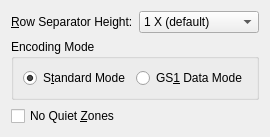
<?xml version="1.0" encoding="UTF-8"?>
<ui version="4.0">
 <class>grpC16k</class>
 <widget class="QWidget" name="grpC16k">
  <property name="geometry">
   <rect>
    <x>0</x>
    <y>0</y>
    <width>186</width>
    <height>123</height>
   </rect>
  </property>
  <property name="maximumSize">
   <size>
    <width>600</width>
    <height>16777215</height>
   </size>
  </property>
  <property name="windowTitle">
   <string>Form</string>
  </property>
  <layout class="QVBoxLayout" name="verticalLayout">
   <item>
    <layout class="QGridLayout" name="gridLayout">
     <item row="0" column="0">
      <widget class="QLabel" name="labelRowSeparatorHeight">
       <property name="text">
        <string>&amp;Row Separator Height:</string>
       </property>
       <property name="toolTip">
        <string>Height in X-dimensions of horizontal lines separating rows</string>
       </property>
       <property name="buddy">
        <cstring>cmbC16kRowSepHeight</cstring>
       </property>
      </widget>
     </item>
     <item row="0" column="1">
      <widget class="QComboBox" name="cmbC16kRowSepHeight">
       <property name="toolTip">
        <string>Height in X-dimensions of horizontal lines separating rows</string>
       </property>
       <item>
        <property name="text">
         <string>1 X (default)</string>
        </property>
       </item>
       <item>
        <property name="text">
         <string>2 X</string>
        </property>
       </item>
       <item>
        <property name="text">
         <string>3 X</string>
        </property>
       </item>
       <item>
        <property name="text">
         <string>4 X</string>
        </property>
       </item>
      </widget>
     </item>
    </layout>
   </item>
   <item>
    <widget class="QGroupBox" name="groupBoxC16kEncodingMode">
     <property name="title">
      <string>Encoding Mode</string>
     </property>
     <property name="toolTip">
      <string>How to process data</string>
     </property>
     <layout class="QGridLayout" name="gridLayoutC16kEncodingMode">
      <property name="sizeConstraint">
       <enum>QLayout::SetMinimumSize</enum>
      </property>
      <item row="0" column="0">
       <widget class="QRadioButton" name="radC16kStand">
        <property name="text">
         <string>S&amp;tandard Mode</string>
        </property>
        <property name="toolTip">
         <string>Process data as normal</string>
        </property>
        <property name="checked">
         <bool>true</bool>
        </property>
       </widget>
      </item>
      <item row="0" column="1">
       <widget class="QRadioButton" name="radC16kGS1">
        <property name="text">
         <string>GS&amp;1 Data Mode</string>
        </property>
        <property name="toolTip">
         <string>Process data as GS1 General Specifications data,
formatted with Application Identifiers (AIs)</string>
        </property>
       </widget>
      </item>
     </layout>
    </widget>
   </item>
   <item>
    <widget class="QCheckBox" name="chkC16kNoQuietZones">
     <property name="text">
      <string>No Quiet &amp;Zones</string>
     </property>
     <property name="checked">
      <bool>false</bool>
     </property>
     <property name="toolTip">
      <string>Do not add quiet zones to whitespace</string>
     </property>
    </widget>
   </item>
   <item>
    <spacer name="verticalSpacer">
     <property name="orientation">
      <enum>Qt::Vertical</enum>
     </property>
     <property name="sizeHint" stdset="0">
      <size>
       <width>20</width>
       <height>40</height>
      </size>
     </property>
    </spacer>
   </item>
  </layout>
 </widget>
 <resources/>
 <connections/>
</ui>
